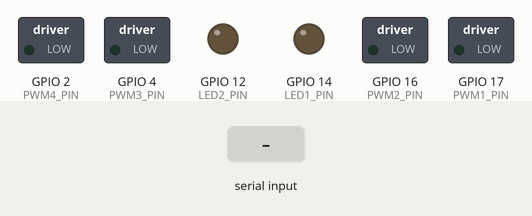
The sketch below on a simulated ESP32. Shown: switched loads named in the sketch (green lamp = pin HIGH), output pins drawn as LEDs (lit = HIGH). Inputs (shaded band) come from the test bench. WiFi joins after 1.5 s; servers stay silent unless stated; nothing arrives over Bluetooth unless stated; what the sketch prints to the serial monitor is not drawn.

Above: at 2.7 s.
2.8 s: "f" received over the second serial link
At 3.15 s:
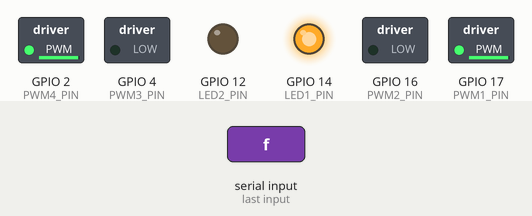
5.8 s: "b" received over the second serial link
At 6.15 s:
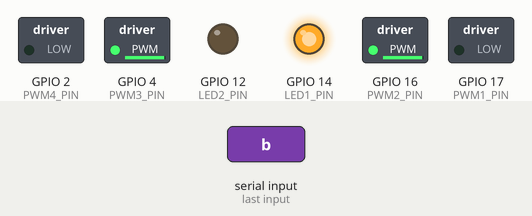
8.8 s: "l" received over the second serial link
At 9.16 s:
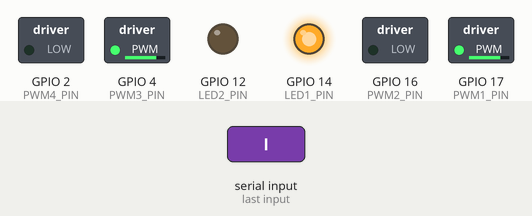
11.8 s: "r" received over the second serial link
At 12.2 s:
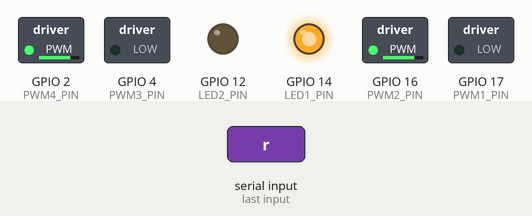
Timing chart, 0 to 15.8 s (numbered marks = the images above; inputs shaded):
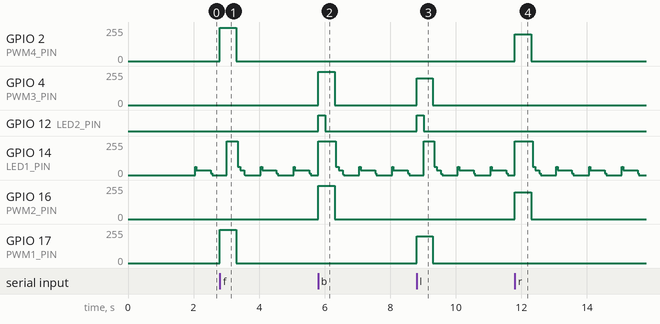

Measured:
- after the input at 2.8 s, GPIO 2 (PWM4_PIN), GPIO 17 (PWM1_PIN): 0/255 → 249/255 at once, → 0/255 0.50 s later
- after the input at 5.8 s, GPIO 4 (PWM3_PIN), GPIO 16 (PWM2_PIN): 0/255 → 249/255 at once, → 0/255 0.50 s later; GPIO 12 (LED2_PIN): LOW → HIGH at once, → LOW 0.21 s later
- after the input at 8.8 s, GPIO 4 (PWM3_PIN), GPIO 17 (PWM1_PIN): 0/255 → 199/255 at once, → 0/255 0.50 s later; GPIO 12 (LED2_PIN): LOW → HIGH at once, → LOW 0.22 s later
- after the input at 11.8 s, GPIO 2 (PWM4_PIN), GPIO 16 (PWM2_PIN): 0/255 → 199/255 at once, → 0/255 0.50 s later

The sketch:

LLBot_INSECURE.ino
```cpp
#include <WiFi.h>
#include <ESPmDNS.h>
#include <WiFiUdp.h>
#include <ArduinoOTA.h>
#include "BluetoothSerial.h"

#if !defined(CONFIG_BT_ENABLED) || !defined(CONFIG_BLUEDROID_ENABLED)
#error Bluetooth is not enabled! Please run `make menuconfig` to and enable it
#endif

const char* ssid = "<Enter your wifi network name here>";
const char* password = "<Enter your wifi password here>";
bool wifi_connected = false;
#define WIFI_MAX_CONNECT_ATTEMPTS 3

BluetoothSerial SerialBT;

const int flash_delay = 500;
const int comms_timeout_delay = 500;
int last_time = 0;
int comms_timeout = 0;

bool HelloSent = 0;

#define LED1_PIN 14
#define LED2_PIN 12

#define PWM1_PIN 17
#define PWM2_PIN 16
#define PWM3_PIN 4
#define PWM4_PIN 2

void setup() {
  int wifi_attempts = 0;
  Serial.begin(115200);
  Serial.println("Booting");

  ///////////////////////////////////////////// OTA Programming Setup /////////////////////////////////////////////

  WiFi.mode(WIFI_STA);

  while((wifi_attempts < WIFI_MAX_CONNECT_ATTEMPTS) && (wifi_connected != true))
  {
    WiFi.begin(ssid, password);

    if(WiFi.waitForConnectResult() == WL_CONNECTED)
    {
      wifi_connected = true;
    }
    else
    {
      delay(5000);
      Serial.println("WiFi Connection Failed!");
      wifi_connected = false;
    }

    wifi_attempts ++;
  }

  // Port defaults to 3232
  // ArduinoOTA.setPort(3232);

  // Hostname defaults to esp3232-[MAC]
  ArduinoOTA.setHostname("Lobot");

  // No authentication by default
  // ArduinoOTA.setPassword("admin");

  // Password can be set with it's md5 value as well
  // MD5(admin) = 21232f297a57a5a743894a0e4a801fc3
  // ArduinoOTA.setPasswordHash("21232f297a57a5a743894a0e4a801fc3");

  ArduinoOTA
    .onStart([]() {
      String type;
      if (ArduinoOTA.getCommand() == U_FLASH)
        type = "sketch";
      else // U_SPIFFS
        type = "filesystem";

      // NOTE: if updating SPIFFS this would be the place to unmount SPIFFS using SPIFFS.end()
      Serial.println("Start updating " + type);
    })
    .onEnd([]() {
      Serial.println("\nEnd");
    })
    .onProgress([](unsigned int progress, unsigned int total) {
      Serial.printf("Progress: %u%%\r", (progress / (total / 100)));
    })
    .onError([](ota_error_t error) {
      Serial.printf("Error[%u]: ", error);
      if (error == OTA_AUTH_ERROR) Serial.println("Auth Failed");
      else if (error == OTA_BEGIN_ERROR) Serial.println("Begin Failed");
      else if (error == OTA_CONNECT_ERROR) Serial.println("Connect Failed");
      else if (error == OTA_RECEIVE_ERROR) Serial.println("Receive Failed");
      else if (error == OTA_END_ERROR) Serial.println("End Failed");
    });

  ArduinoOTA.begin();

  Serial.println("Ready");
  Serial.print("IP address: ");
  Serial.println(WiFi.localIP());


  /////////////////////////////////////// Bluetooth Setup /////////////////////////////////////////
  SerialBT.begin("Lobot"); //Bluetooth device name
  Serial.println("Bluetooth serial started");


  //////////////////////////////////////// Lobot Setup ////////////////////////////////////////////

  pinMode(14,OUTPUT);
  pinMode(12,OUTPUT);

  ledcSetup(0, 2000, 8);
  ledcAttachPin(PWM1_PIN,0);

  ledcSetup(1, 2000, 8);
  ledcAttachPin(PWM2_PIN,1);

  ledcSetup(2, 2000, 8);
  ledcAttachPin(PWM3_PIN,2);

  ledcSetup(3, 2000, 8);
  ledcAttachPin(PWM4_PIN,3);

  //////////////////////////////// Timer Setup ////////////////////////////////////
  last_time = millis();
  comms_timeout = millis() + comms_timeout_delay;
}

void loop()
{
  char BTCommand = 0;

  ArduinoOTA.handle();


 if ((millis() > (last_time + flash_delay)) && (millis() < (last_time + flash_delay *2)))
 {
      digitalWrite(LED1_PIN,HIGH);
      digitalWrite(LED2_PIN,LOW);
 }
 else if (millis() > (last_time + flash_delay * 2))
 {
      digitalWrite(LED1_PIN,LOW);
      digitalWrite(LED2_PIN,HIGH);

      last_time = millis();
 }


  if(SerialBT.available() > 0) //If Bluetooth is available then start de-queueing commands
  {
    BTCommand = SerialBT.read();

    if(HelloSent == 0)  //Let the user know Lobot is connected
    {
      SerialBT.println("Hi from Lobot!");
      HelloSent = 1;
    }

    switch(BTCommand)
    {
      case 'f':
        DriveForward(250);
        comms_timeout = millis() + comms_timeout_delay;
        break;
      case 'b':
        DriveBackward(250);
        comms_timeout = millis() + comms_timeout_delay;
        break;
      case 'l':
        DriveLeft(200);
        comms_timeout = millis() + comms_timeout_delay;
        break;
      case 'r':
        DriveRight(200);
        comms_timeout = millis() + comms_timeout_delay;
        break;
      case 's':
        DriveStop();
        comms_timeout = millis() + comms_timeout_delay;
        break;
      default:
        //DriveStop();
        break;
    }
  }

  //If the comms timeout has been exceeded the stop the drive motors
  if(millis() > comms_timeout)
  {
    DriveStop();
  }
}

void DriveStop(void)
{
  Serial.println("Stop");

  digitalWrite(LED1_PIN,LOW);
  digitalWrite(LED2_PIN,LOW);

  ledcWrite(0, 0);
  ledcWrite(1, 0);
  ledcWrite(2, 0);
  ledcWrite(3, 0);
}

void DriveBackward(uint16_t duty)
{
  Serial.print("Forward ");
  Serial.println(duty);

  digitalWrite(LED1_PIN,HIGH);
  digitalWrite(LED2_PIN,HIGH);

  ledcWrite(0, 0);
  ledcWrite(1, duty);
  ledcWrite(2, duty);
  ledcWrite(3, 0);
}

void DriveForward(uint16_t duty)
{
  Serial.print("Reverse ");
  Serial.println(duty);

  digitalWrite(LED1_PIN,LOW);
  digitalWrite(LED2_PIN,LOW);

  ledcWrite(0, duty);
  ledcWrite(1, 0);
  ledcWrite(2, 0);
  ledcWrite(3, duty);
}

void DriveRight(uint16_t duty)
{
  Serial.print("Left ");
  Serial.println(duty);

  digitalWrite(LED1_PIN,HIGH);
  digitalWrite(LED2_PIN,LOW);

  ledcWrite(0, 0);
  ledcWrite(1, duty);
  ledcWrite(2, 0);
  ledcWrite(3, duty);
}

void DriveLeft(uint16_t duty)
{
  Serial.print("Right ");
  Serial.println(duty);

  digitalWrite(LED1_PIN,LOW);
  digitalWrite(LED2_PIN,HIGH);

  ledcWrite(0, duty);
  ledcWrite(1, 0);
  ledcWrite(2, duty);
  ledcWrite(3, 0);
}
```
